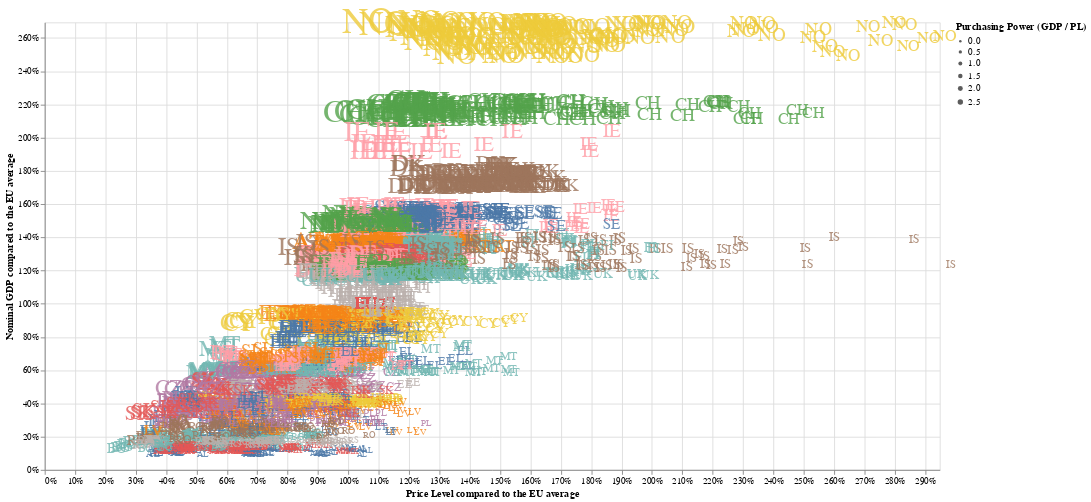

The code cell stored with this chart in its notebook:
### Code cell
text

### Figure 1 — Vega-Lite specification as saved in the notebook (floating-point values rounded to 4 significant figures; data arrays with more than 128 entries replaced by an {"elided": "..."} marker saying what was removed)
{"$schema": "https://vega.github.io/schema/vega-lite/v2.6.0.json", "config": {"view": {"height": 300, "width": 400}}, "data": {"name": "data-01b30ef2d598f5f44aef35cb64bd7611"}, "datasets": {"data-01b30ef2d598f5f44aef35cb64bd7611": {"elided": "4284 records"}}, "encoding": {"color": {"field": "name", "legend": null, "scale": {"domain": ["Albania", "Austria", "Belgium", "Bulgaria", "Switzerland", "Cyprus", "Czechia", "Germany", "Denmark", "Estonia", "Greece", "Spain", "EU", "Finland", "France", "Croatia", "Hungary", "Ireland", "Iceland", "Italy", "Lithuania", "Latvia", "North Macedonia", "Malta", "Netherlands", "Norway", "Poland", "Portugal", "Romania", "Serbia", "Sweden", "Slovenia", "Slovakia", "United Kingdom"]}, "type": "nominal"}, "size": {"field": "PP", "scale": {"clamp": true, "domain": [0, 2.809]}, "title": "Purchasing Power (GDP / PL)", "type": "quantitative"}, "text": {"field": "country", "type": "nominal"}, "tooltip": [{"field": "name", "type": "nominal"}, {"field": "year", "type": "quantitative"}, {"field": "gdp", "type": "quantitative"}, {"field": "PLI", "type": "quantitative"}, {"field": "PP", "type": "quantitative"}], "x": {"axis": {"format": "%"}, "field": "PLI", "scale": {"clamp": true, "domain": [0, 2.948]}, "title": "Price Level compared to the EU average", "type": "quantitative"}, "y": {"axis": {"format": "%"}, "field": "gdp", "scale": {"clamp": true, "domain": [0, 2.694]}, "title": "Nominal GDP compared to the EU average", "type": "quantitative"}}, "height": 500, "mark": {"align": "left", "baseline": "middle", "dx": 7, "opacity": 0.8, "type": "text"}, "selection": {"Category": {"bind": {"input": "select", "options": ["Bread and cereals", "Meat", "Alcoholic beverages", "Housing, water, electricity, gas and other fuels", "Households appliances", "Transport", "Restaurants and hotels"]}, "empty": "all", "fields": ["Label"], "on": "click", "resolve": "global", "type": "single"}, "year": {"bind": {"input": "range", "max": 2017, "min": 2000, "step": 1}, "empty": "all", "fields": ["year"], "on": "click", "resolve": "global", "type": "single"}}, "transform": [{"filter": {"selection": "year"}}, {"filter": {"selection": "Category"}}], "width": 1000}
